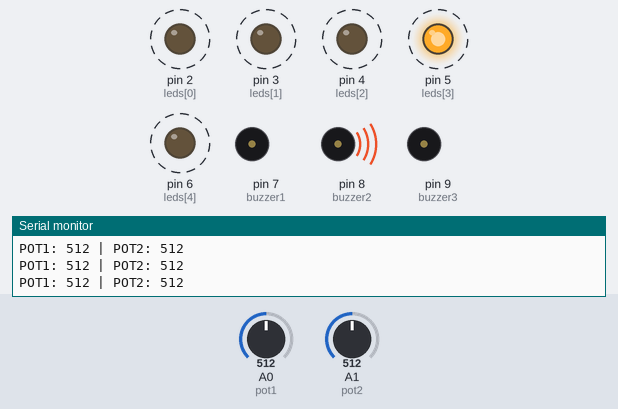
Recording of a sketch running on a simulated Arduino Uno, built with avr-gcc and run on an emulated ATmega328P. On the bench: output pins drawn as LEDs (lit = HIGH), buzzer (waves = sounding, pin HIGH), the last lines printed to the serial monitor. Dashed ring = blinking. Inputs (shaded band) come from the test bench; at power-on: A0 (pot1) = 512, A1 (pot2) = 512.

Above: at 1.37 s.
1.4 s: A0 (pot1) set to 355
4.4 s: A0 (pot1) set to 327
At 4.64 s:
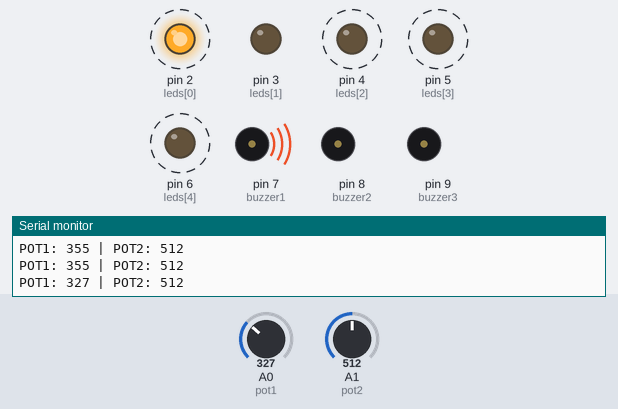
7.4 s: A0 (pot1) set to 692
At 7.71 s:
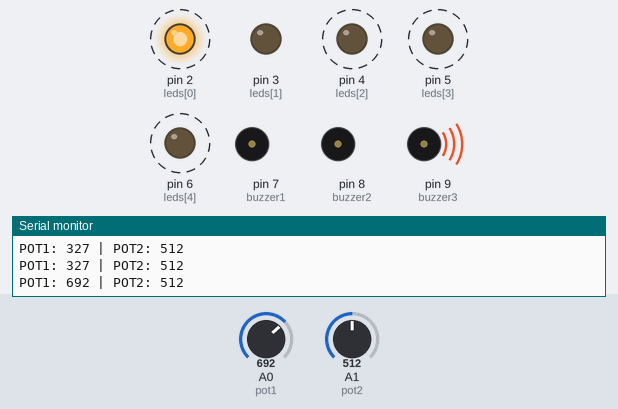
10.4 s: A1 (pot2) set to 692
At 10.57 s:
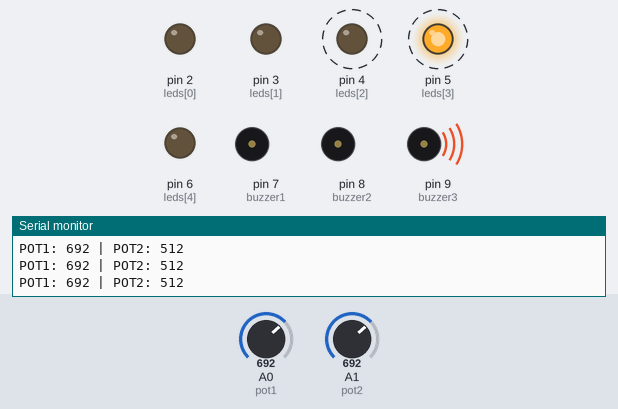
13.4 s: A0 (pot1) set to 667
At 14.2 s:
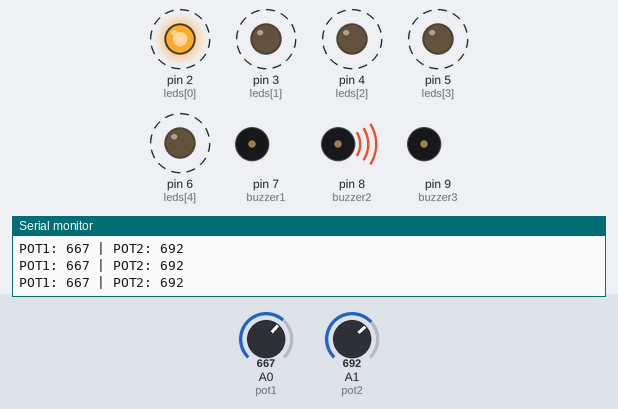
16.4 s: A0 (pot1) set to 716
At 17.2 s:
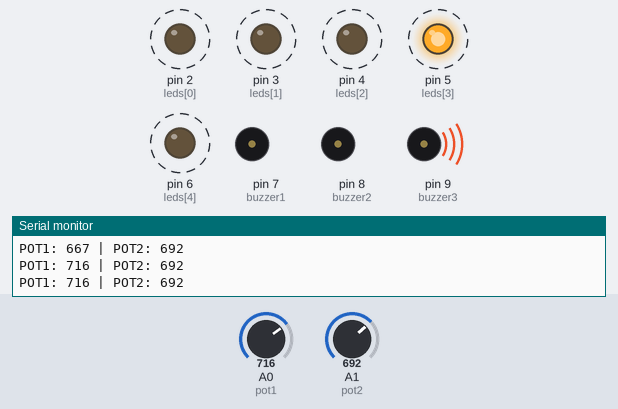
Timing chart, 0 to 20.4 s (numbered marks = the images above; inputs shaded):
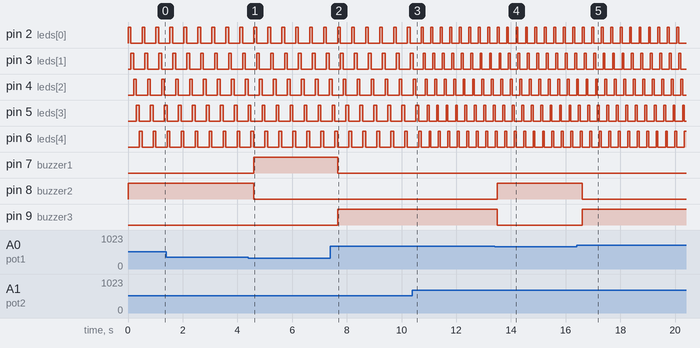

Measured:
- the behaviour switches between 342 and 341 on A0 (pot1) (found by bisection; images 0 and 1)
- the behaviour switches between 683 and 682 on A0 (pot1) (found by bisection; images 3 and 4)
- after the input at 4.4 s, pin 7 (buzzer1): LOW → HIGH after 0.20 s; pin 8 (buzzer2): HIGH → LOW after 0.20 s
- after the input at 7.4 s, pin 7 (buzzer1): HIGH → LOW after 0.26 s; pin 9 (buzzer3): LOW → HIGH after 0.26 s
- after the input at 10.4 s, pin 2 (leds[0]): alternates HIGH for 0.07 s and LOW for 0.28 s, starting after 0.67 s; pin 4 (leds[2]): alternates HIGH for 0.07 s and LOW for 0.28 s, starting after 0.47 s
- after the input at 13.4 s, pin 8 (buzzer2): LOW → HIGH after 0.10 s; pin 9 (buzzer3): HIGH → LOW after 0.10 s
- after the input at 16.4 s, pin 8 (buzzer2): HIGH → LOW after 0.21 s; pin 9 (buzzer3): LOW → HIGH after 0.21 s
- by itself, pin 2 (leds[0]), pin 4 (leds[2]), pin 5 (leds[3]), pin 6 (leds[4]): alternates HIGH for 0.10 s and LOW for 0.41 s

The sketch:

240515.ino
```cpp
const int pot1 = A0;
const int pot2 = A1;

const int buzzer1 = 7;
const int buzzer2 = 8;
const int buzzer3 = 9;

const int leds[] = {2, 3, 4, 5, 6};
const int numLeds = 5;

void setup() {
  Serial.begin(9600);
  pinMode(buzzer1, OUTPUT);
  pinMode(buzzer2, OUTPUT);
  pinMode(buzzer3, OUTPUT);

  for (int i = 0; i < numLeds; i++) {
    pinMode(leds[i], OUTPUT);
  }
}

void loop() {
  int val1 = analogRead(pot1);  // POT1
  Serial.print("POT1: ");
  Serial.print(val1);


  digitalWrite(buzzer1, val1 >= 0 && val1 <= 341 ? HIGH : LOW);
  digitalWrite(buzzer2, val1 > 341 && val1 <= 682 ? HIGH : LOW);
  digitalWrite(buzzer3, val1 > 682 && val1 <= 1023 ? HIGH : LOW);

  int val2 = analogRead(pot2);  // POT2
  Serial.print(" | POT2: ");
  Serial.println(val2);

  int delayTime = ((val2 * 900) / 1023) + 100; // From 100ms to 1000ms

  for (int i = 0; i < numLeds; i++) {
    turnOnOneLed(i);
    delay(delayTime);
  }
}

void turnOnOneLed(int index) {
  for (int i = 0; i < numLeds; i++) {
    digitalWrite(leds[i], i == index ? HIGH : LOW);
  }
}

// https://www.tinkercad.com/things/i5ujKSeFk0x/editel?sharecode=Ol2c8y_bYUcSwgnRGGenzPXBPAQv8mON28WXkbucKNU
```
